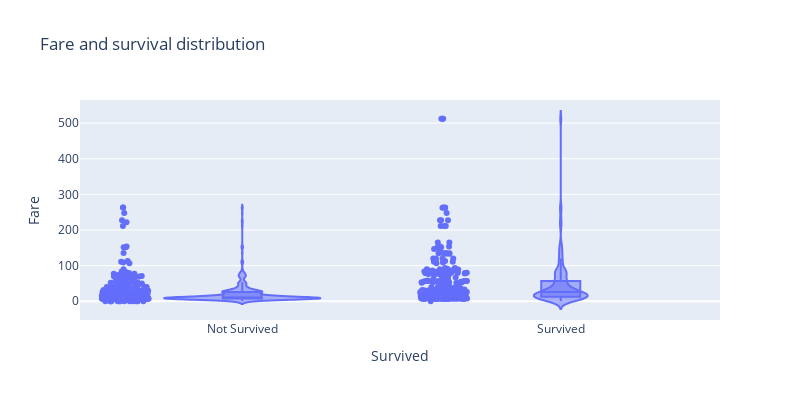

Write notebook code for a chart like this one.
### Markdown cell above
* **Fare - Survived** > *Correlation* 0.26

### Code cell
df2_custom_labels = df2.copy()
df2_custom_labels['Survived'] = df2_custom_labels['Survived'].replace({0: 'Not Survived', 1: 'Survived'})

fig = px.violin(df2_custom_labels, 
                x='Survived', 
                y='Fare', 
                box=True, 
                points="all", 
                title='Fare and survival distribution')
fig.update_layout(
    height=400,
    width=800
)
fig.show()

### Figure 1 — Plotly figure (JSON) as saved in the notebook; plotly's stock layout.template omitted (floating-point values rounded to 4 significant figures; data arrays with more than 128 entries replaced by an {"elided": "..."} marker saying what was removed)
{"data": [{"alignmentgroup": "True", "box": {"visible": true}, "hovertemplate": "Survived=%{x}<br>Fare=%{y}<extra></extra>", "legendgroup": "", "marker": {"color": "#636efa"}, "name": "", "offsetgroup": "", "orientation": "v", "points": "all", "scalegroup": "True", "showlegend": false, "type": "violin", "x": {"elided": "891 str values"}, "x0": " ", "xaxis": "x", "y": {"elided": "891 float values"}, "y0": " ", "yaxis": "y"}], "layout": {"height": 400, "legend": {"tracegroupgap": 0}, "title": {"text": "Fare and survival distribution"}, "violinmode": "group", "width": 800, "xaxis": {"anchor": "y", "domain": [0, 1], "title": {"text": "Survived"}}, "yaxis": {"anchor": "x", "domain": [0, 1], "title": {"text": "Fare"}}}}
